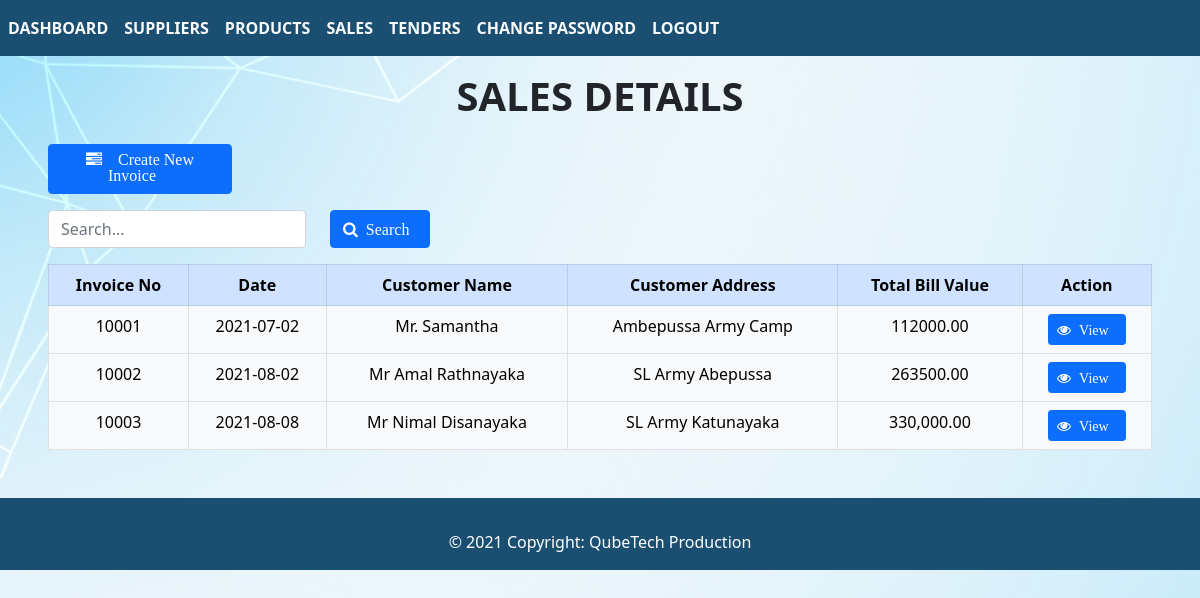
Screenshot of /view/php/views/sales_details.php (signed in) with the database file from the repository.
### tables this page shows
CREATE TABLE `sales` (
  `sales_id` int(11) NOT NULL,
  `invoice_no` int(11) NOT NULL,
  `date` date NOT NULL,
  `customer_name` varchar(50) NOT NULL,
  `customer_address` varchar(50) NOT NULL,
  `customer_tel` int(11) NOT NULL,
  `total_bill_value` varchar(50) NOT NULL
);

### view/php/views/sales_details.php (the view, shortened to what this page needs)
<?php
if (isset($_SESSION['username']) && isset($_SESSION['password'])) {
?>
    <?php include('../views/header.php'); ?>
    <body>
        <div class="main-panel">
            <div class="content-wrapper">
                <div class="col-lg grid-margin stretch-card mx-auto">
                    <div class="m-3">
                        <div class="col-lg-12 mx-auto">
                            <div class="m-3">
                                <h1 class="d-flex justify-content-center text-uppercase"><b>Sales Details</b></h1>
                                <div class="card-body">
                                    <a class="btn btn-primary col-lg-2 ml-2" href="../forms/create_invoice.php"><i class="fa fa-tasks" aria-hidden="true"><span class="p-3">Create New Invoice</span></i></a>
                                    <br>
                                    <form method="POST">
                                        <div class="row no-gutters align-items-center mt-2 pt-2">
                                            <div class="col-lg-3">
                                                <input class="form-control" type="search" name="search" placeholder="Search...">
                                            </div>
                                            <div class="col-auto">
                                                <button class="btn btn btn-primary" type="submit"><i class="fa fa-search" aria-hidden="true"><span class="p-2">Search</span></i></button>
                                            </div>
                                        </div>
                                    </form>
                                    <div class="table-responsive pt-3">
                                        <table class="table table-bordered">
                                            <thead class="table-primary text-center">
                                                <tr>
                                                    <th>Invoice No</th>
                                                    <th>Date</th>
                                                    <th>Customer Name</th>
                                                    <th>Customer Address</th>
                                                    <th>Total Bill Value</th>
                                                    <th>Action</th>
                                                </tr>
                                            </thead>
                                            <?php
                                            require '../config.php';
                                            $query = " SELECT * FROM sales";
                                            $sql = mysqli_query($con, $query) or die('error getting');
                                            while ($row = mysqli_fetch_array($sql)) {
                                            ?>
                                                <tbody class="table-light text-center">
                                                    <td><?php echo $row['invoice_no']; ?></td>
                                                    <td><?php echo $row['date']; ?></td>
                                                    <td><?php echo $row['customer_name']; ?></td>
                                                    <td><?php echo $row['customer_address']; ?></td>
                                                    <td><?php echo $row['total_bill_value']; ?></td>
                                                    <td>
                                                        <?php
                                                        echo "<a class='btn btn-primary btn-sm' href=\"../views/view_invoice_details.php?sales_id=$row[sales_id]\"><i class='fa fa-eye' aria-hidden='true'><span class='p-2'>View</span></i></a>";
                                                        ?>
                                                    </td>
                                                </tbody>
                                            <?php
                                            }
                                            ?>
                                        </table>
                                    </div>
                                </div>
                            </div>
                        </div>
                    </div>
                </div>
            </div>
        </div>
    </body>
    <?php include('../views/footer.php'); ?>
<?php
} else {
    header("location: ../forms/login.php");
    exit();
}
?>

### view/css/index.css (style rules this page uses)
body { background-image: url('../../images/background_image.jpg'); background-repeat: no-repeat; background-attachment: fixed; background-size: cover; }

### rows the page displays
sales: invoice_no "10001", date "2021-07-02", customer_name "Mr. Samantha", customer_address "Ambepussa Army Camp", total_bill_value "112000.00"
sales: invoice_no "10002", date "2021-08-02", customer_name "Mr Amal Rathnayaka", customer_address "SL Army Abepussa", total_bill_value "263500.00"
sales: invoice_no "10003", date "2021-08-08", customer_name "Mr Nimal Disanayaka", customer_address "SL Army Katunayaka", total_bill_value "330,000.00"
